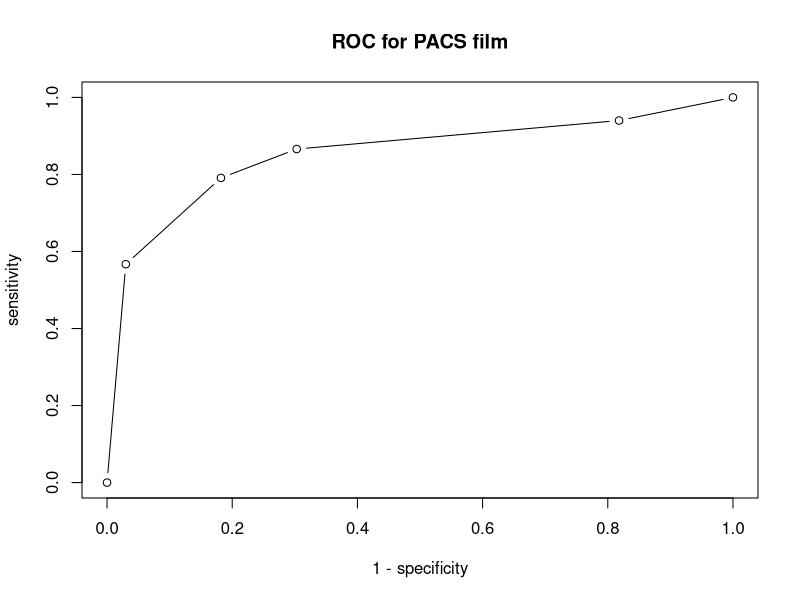

Source code (R): (Note: this script raises an error after producing the figure.)
sensitivity <- c(0,
                 0.567,
                 0.791,
                 0.866,
                 0.940,
                 1.000)
specificity <- c(1,
                 0.970,
                 0.818,
                 0.697,
                 0.182,
                 0.000)


plot(1-specificity, sensitivity, type="b",
     main="ROC for PACS film")



text((1-specificity)+c(.05, 
), sensitivity, paste("(",round(1-specificity, 2),", ", round(sensitivity, 2), ")", sep=""), cex=0.8) 